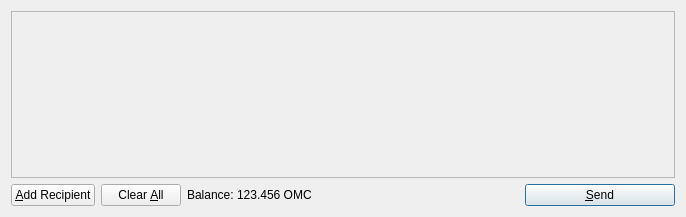
<?xml version="1.0" encoding="UTF-8"?>
<ui version="4.0">
 <class>SendCoinsDialog</class>
 <widget class="QDialog" name="SendCoinsDialog">
  <property name="geometry">
   <rect>
    <x>0</x>
    <y>0</y>
    <width>686</width>
    <height>217</height>
   </rect>
  </property>
  <property name="windowTitle">
   <string>Send Coins</string>
  </property>
  <layout class="QVBoxLayout" name="verticalLayout">
   <item>
    <widget class="QScrollArea" name="scrollArea">
     <property name="widgetResizable">
      <bool>true</bool>
     </property>
     <widget class="QWidget" name="scrollAreaWidgetContents">
      <property name="geometry">
       <rect>
        <x>0</x>
        <y>0</y>
        <width>666</width>
        <height>165</height>
       </rect>
      </property>
      <layout class="QVBoxLayout" name="verticalLayout_2">
       <property name="margin">
        <number>0</number>
       </property>
       <item>
        <layout class="QVBoxLayout" name="entries">
         <property name="spacing">
          <number>6</number>
         </property>
        </layout>
       </item>
       <item>
        <spacer name="verticalSpacer">
         <property name="orientation">
          <enum>Qt::Vertical</enum>
         </property>
         <property name="sizeHint" stdset="0">
          <size>
           <width>20</width>
           <height>40</height>
          </size>
         </property>
        </spacer>
       </item>
      </layout>
     </widget>
    </widget>
   </item>
   <item>
    <layout class="QHBoxLayout" name="horizontalLayout">
     <item>
      <widget class="QPushButton" name="addButton">
       <property name="toolTip">
        <string>Send to multiple recipients at once</string>
       </property>
       <property name="text">
        <string>&amp;Add Recipient</string>
       </property>
       <property name="icon">
        <iconset resource="../bitcoin.qrc">
         <normaloff>:/icons/add</normaloff>:/icons/add</iconset>
       </property>
       <property name="autoDefault">
        <bool>false</bool>
       </property>
      </widget>
     </item>
     <item>
      <widget class="QPushButton" name="clearButton">
       <property name="sizePolicy">
        <sizepolicy hsizetype="Minimum" vsizetype="Fixed">
         <horstretch>0</horstretch>
         <verstretch>0</verstretch>
        </sizepolicy>
       </property>
       <property name="toolTip">
        <string>Remove all transaction fields</string>
       </property>
       <property name="text">
        <string>Clear &amp;All</string>
       </property>
       <property name="icon">
        <iconset resource="../bitcoin.qrc">
         <normaloff>:/icons/remove</normaloff>:/icons/remove</iconset>
       </property>
       <property name="autoRepeatDelay">
        <number>300</number>
       </property>
       <property name="autoDefault">
        <bool>false</bool>
       </property>
      </widget>
     </item>
     <item>
      <layout class="QHBoxLayout" name="horizontalLayout_2">
       <property name="spacing">
        <number>3</number>
       </property>
       <item>
        <widget class="QLabel" name="label">
         <property name="text">
          <string>Balance:</string>
         </property>
        </widget>
       </item>
       <item>
        <widget class="QLabel" name="labelBalance">
         <property name="cursor">
          <cursorShape>IBeamCursor</cursorShape>
         </property>
         <property name="text">
          <string>123.456 OMC</string>
         </property>
         <property name="textInteractionFlags">
          <set>Qt::LinksAccessibleByMouse|Qt::TextSelectableByKeyboard|Qt::TextSelectableByMouse</set>
         </property>
        </widget>
       </item>
      </layout>
     </item>
     <item>
      <spacer name="horizontalSpacer">
       <property name="orientation">
        <enum>Qt::Horizontal</enum>
       </property>
       <property name="sizeHint" stdset="0">
        <size>
         <width>40</width>
         <height>20</height>
        </size>
       </property>
      </spacer>
     </item>
     <item>
      <widget class="QPushButton" name="sendButton">
       <property name="minimumSize">
        <size>
         <width>150</width>
         <height>0</height>
        </size>
       </property>
       <property name="toolTip">
        <string>Confirm the send action</string>
       </property>
       <property name="text">
        <string>&amp;Send</string>
       </property>
       <property name="icon">
        <iconset resource="../bitcoin.qrc">
         <normaloff>:/icons/send</normaloff>:/icons/send</iconset>
       </property>
       <property name="default">
        <bool>true</bool>
       </property>
      </widget>
     </item>
    </layout>
   </item>
  </layout>
 </widget>
 <resources>
  <include location="../bitcoin.qrc"/>
 </resources>
 <connections/>
</ui>
